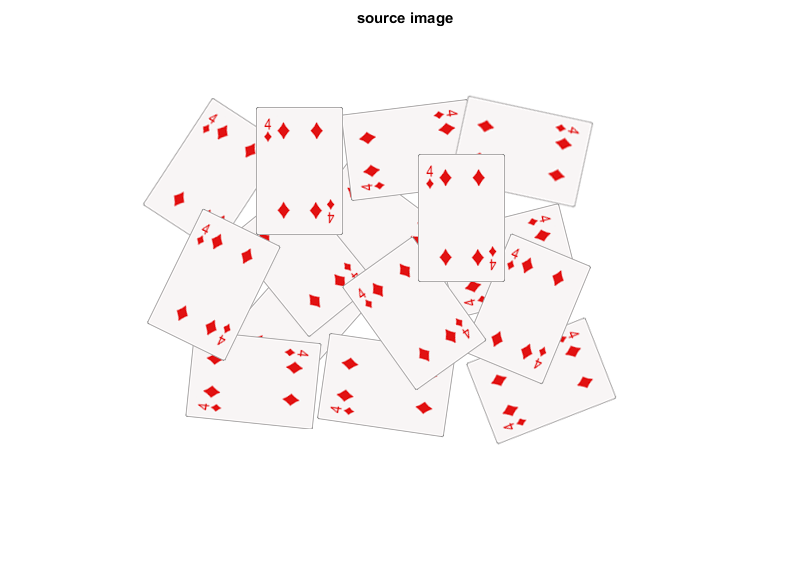
#> input picture card.png, 812 x 575 px
$ python mask.py
#> lines starting #> are read from the running program, lines starting #| are printed output that depends on the picture; after the words box and inside, x2 and y2 are one past the last pixel; in counts of white or black regions, pixels touching at a corner belong together
# [16 lines of commented-out code are left out]

import cv2
import numpy as np

# Load the image
image = cv2.imread('card.png')
#> image is the input picture: shape (575, 812, 3); mean B, G, R 248.7, 248.7, 252

# Create a mask (assuming it has been obtained using appropriate techniques)
mask = np.zeros(image.shape[:2], dtype=np.uint8)
mask[100:300, 200:400] = 255  # Example mask region

# Apply the mask to the image
segmented_image = cv2.bitwise_and(image, image, mask=mask)
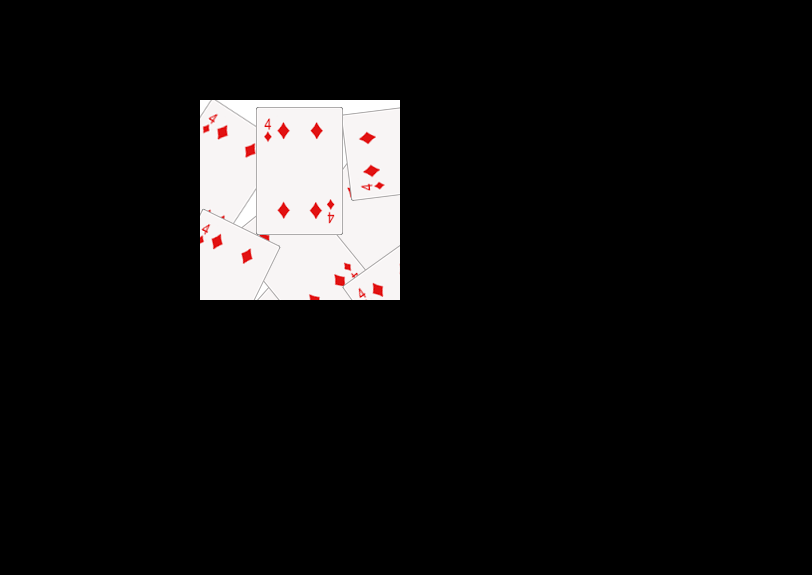
#> segmented_image: shape (575, 812, 3); mean B, G, R 20.1, 20.1, 21

# Display the results
cv2.imshow('Original Image', image)
cv2.imshow('Mask', mask)
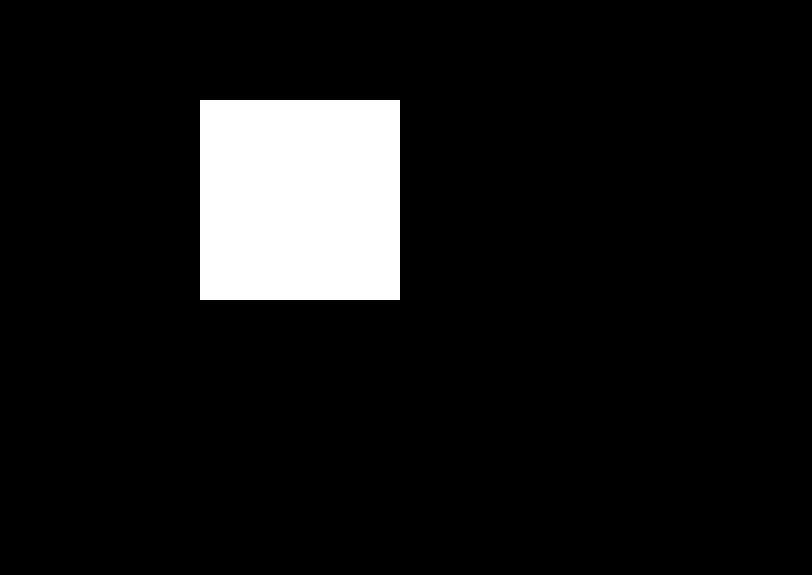
#> window 'Mask': shape (575, 812); 8.6% white; 1 white region, box (x1, y1, x2, y2) and area: (200, 100, 400, 300) 40000
cv2.imshow('Segmented Image', segmented_image)
cv2.waitKey(0)
cv2.destroyAllWindows()
